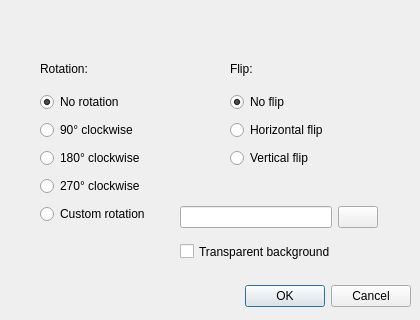
<?xml version="1.0" encoding="UTF-8"?>
<ui version="4.0">
 <class>Dialog</class>
 <widget class="QDialog" name="Dialog">
  <property name="geometry">
   <rect>
    <x>0</x>
    <y>0</y>
    <width>420</width>
    <height>320</height>
   </rect>
  </property>
  <property name="minimumSize">
   <size>
    <width>420</width>
    <height>320</height>
   </size>
  </property>
  <property name="maximumSize">
   <size>
    <width>420</width>
    <height>320</height>
   </size>
  </property>
  <property name="windowTitle">
   <string>Rotate</string>
  </property>
  <widget class="QDialogButtonBox" name="buttonBox">
   <property name="geometry">
    <rect>
     <x>10</x>
     <y>280</y>
     <width>401</width>
     <height>32</height>
    </rect>
   </property>
   <property name="orientation">
    <enum>Qt::Horizontal</enum>
   </property>
   <property name="standardButtons">
    <set>QDialogButtonBox::Cancel|QDialogButtonBox::Ok</set>
   </property>
  </widget>
  <widget class="QLabel" name="label">
   <property name="geometry">
    <rect>
     <x>40</x>
     <y>60</y>
     <width>67</width>
     <height>17</height>
    </rect>
   </property>
   <property name="text">
    <string>Rotation:</string>
   </property>
  </widget>
  <widget class="QLabel" name="label_2">
   <property name="geometry">
    <rect>
     <x>230</x>
     <y>60</y>
     <width>31</width>
     <height>17</height>
    </rect>
   </property>
   <property name="text">
    <string>Flip:</string>
   </property>
  </widget>
  <widget class="QWidget" name="layoutWidget">
   <property name="geometry">
    <rect>
     <x>230</x>
     <y>90</y>
     <width>125</width>
     <height>83</height>
    </rect>
   </property>
   <layout class="QVBoxLayout" name="verticalLayout">
    <item>
     <widget class="QRadioButton" name="radioButton_7">
      <property name="text">
       <string>No flip</string>
      </property>
      <property name="checked">
       <bool>true</bool>
      </property>
     </widget>
    </item>
    <item>
     <widget class="QRadioButton" name="radioButton_5">
      <property name="text">
       <string>Horizontal flip</string>
      </property>
     </widget>
    </item>
    <item>
     <widget class="QRadioButton" name="radioButton_6">
      <property name="text">
       <string>Vertical flip</string>
      </property>
     </widget>
    </item>
   </layout>
  </widget>
  <widget class="QWidget" name="layoutWidget">
   <property name="geometry">
    <rect>
     <x>40</x>
     <y>90</y>
     <width>138</width>
     <height>141</height>
    </rect>
   </property>
   <layout class="QVBoxLayout" name="verticalLayout_2">
    <item>
     <widget class="QRadioButton" name="radioButton">
      <property name="text">
       <string>No rotation</string>
      </property>
      <property name="checked">
       <bool>true</bool>
      </property>
     </widget>
    </item>
    <item>
     <widget class="QRadioButton" name="radioButton_2">
      <property name="text">
       <string>90° clockwise</string>
      </property>
     </widget>
    </item>
    <item>
     <widget class="QRadioButton" name="radioButton_3">
      <property name="text">
       <string>180° clockwise</string>
      </property>
     </widget>
    </item>
    <item>
     <widget class="QRadioButton" name="radioButton_4">
      <property name="text">
       <string>270° clockwise</string>
      </property>
     </widget>
    </item>
    <item>
     <widget class="QRadioButton" name="radioButton_8">
      <property name="text">
       <string>Custom rotation</string>
      </property>
     </widget>
    </item>
   </layout>
  </widget>
  <widget class="QWidget" name="layoutWidget">
   <property name="geometry">
    <rect>
     <x>180</x>
     <y>204</y>
     <width>198</width>
     <height>27</height>
    </rect>
   </property>
   <layout class="QHBoxLayout" name="horizontalLayout">
    <item>
     <widget class="QLineEdit" name="lineAngle"/>
    </item>
    <item>
     <widget class="QPushButton" name="displayColor">
      <property name="text">
       <string/>
      </property>
     </widget>
    </item>
   </layout>
  </widget>
  <widget class="QCheckBox" name="transparentCheck">
   <property name="geometry">
    <rect>
     <x>180</x>
     <y>240</y>
     <width>191</width>
     <height>23</height>
    </rect>
   </property>
   <property name="toolTip">
    <string>The input file must be in png format
for transparent background to take place</string>
   </property>
   <property name="text">
    <string>Transparent background</string>
   </property>
  </widget>
 </widget>
 <resources/>
 <connections>
  <connection>
   <sender>buttonBox</sender>
   <signal>accepted()</signal>
   <receiver>Dialog</receiver>
   <slot>accept()</slot>
   <hints>
    <hint type="sourcelabel">
     <x>248</x>
     <y>254</y>
    </hint>
    <hint type="destinationlabel">
     <x>157</x>
     <y>274</y>
    </hint>
   </hints>
  </connection>
  <connection>
   <sender>buttonBox</sender>
   <signal>rejected()</signal>
   <receiver>Dialog</receiver>
   <slot>reject()</slot>
   <hints>
    <hint type="sourcelabel">
     <x>316</x>
     <y>260</y>
    </hint>
    <hint type="destinationlabel">
     <x>286</x>
     <y>274</y>
    </hint>
   </hints>
  </connection>
 </connections>
</ui>
